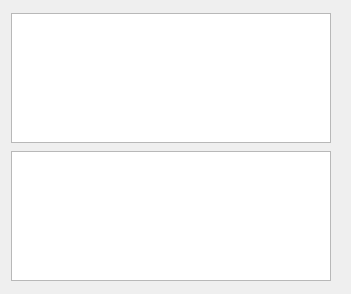
<?xml version="1.0" encoding="UTF-8"?>
<ui version="4.0">
 <class>PicRecover</class>
 <widget class="QMainWindow" name="PicRecover">
  <property name="geometry">
   <rect>
    <x>0</x>
    <y>0</y>
    <width>351</width>
    <height>294</height>
   </rect>
  </property>
  <property name="maximumSize">
   <size>
    <width>700</width>
    <height>320</height>
   </size>
  </property>
  <property name="windowTitle">
   <string>PicRecover</string>
  </property>
  <widget class="QWidget" name="centralWidget">
   <layout class="QFormLayout" name="formLayout">
    <item row="0" column="0">
     <widget class="QGraphicsView" name="originalImg">
      <property name="minimumSize">
       <size>
        <width>320</width>
        <height>130</height>
       </size>
      </property>
      <property name="maximumSize">
       <size>
        <width>320</width>
        <height>130</height>
       </size>
      </property>
     </widget>
    </item>
    <item row="1" column="0">
     <widget class="QGraphicsView" name="resultImg">
      <property name="minimumSize">
       <size>
        <width>320</width>
        <height>130</height>
       </size>
      </property>
      <property name="maximumSize">
       <size>
        <width>320</width>
        <height>130</height>
       </size>
      </property>
     </widget>
    </item>
   </layout>
  </widget>
 </widget>
 <layoutdefault spacing="6" margin="11"/>
 <resources/>
 <connections/>
</ui>
